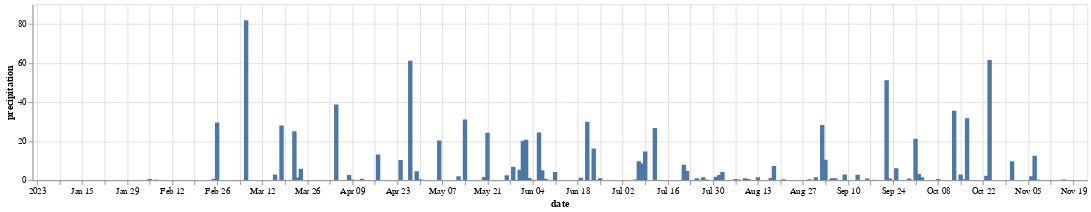

Source (notebook cell):
### Markdown cell above
[Vega-Altair](https://altair-viz.github.io/)  is a handy Python library that allows you to create statistical visualizations using declarative principles without complex programming code. It provides a straightforward way to quickly generate various types of charts.

Altair is built on  [Vega-Lite](https://vega.github.io/vega-lite/), which is a Grammar of Interactive Graphics. Vega-Altair provides a user-friendly way to use this through Python, storing the graphical specifications in JSON (JavaScript Object Notation) format. You can directly view these specifications in any web browser, and coding is easy in JupyterLab, Jupyter Notebook, Microsoft VS-Code, and Google Colab.

### Code cell
import altair as alt

timeseries_tahmo =  alt.Chart(df_tahmo).mark_bar().encode(x="date", y="precipitation", tooltip=['precipitation', 'date']).properties(width=1200, height=200).interactive()
timeseries_tahmo

### Figure 1 — Vega-Lite specification as saved in the notebook (floating-point values rounded to 4 significant figures; data arrays with more than 128 entries replaced by an {"elided": "..."} marker saying what was removed)
{"config": {"view": {"continuousWidth": 300, "continuousHeight": 300}}, "data": {"name": "data-9767d84b2cceb8979a69d0c7d9968634"}, "mark": {"type": "bar"}, "encoding": {"tooltip": [{"field": "precipitation", "type": "quantitative"}, {"field": "date", "type": "temporal"}], "x": {"field": "date", "type": "temporal"}, "y": {"field": "precipitation", "type": "quantitative"}}, "height": 200, "params": [{"name": "param_1", "select": {"type": "interval", "encodings": ["x", "y"]}, "bind": "scales"}], "width": 1200, "$schema": "https://vega.github.io/schema/vega-lite/v5.15.1.json", "datasets": {"data-9767d84b2cceb8979a69d0c7d9968634": {"elided": "326 records"}}}
